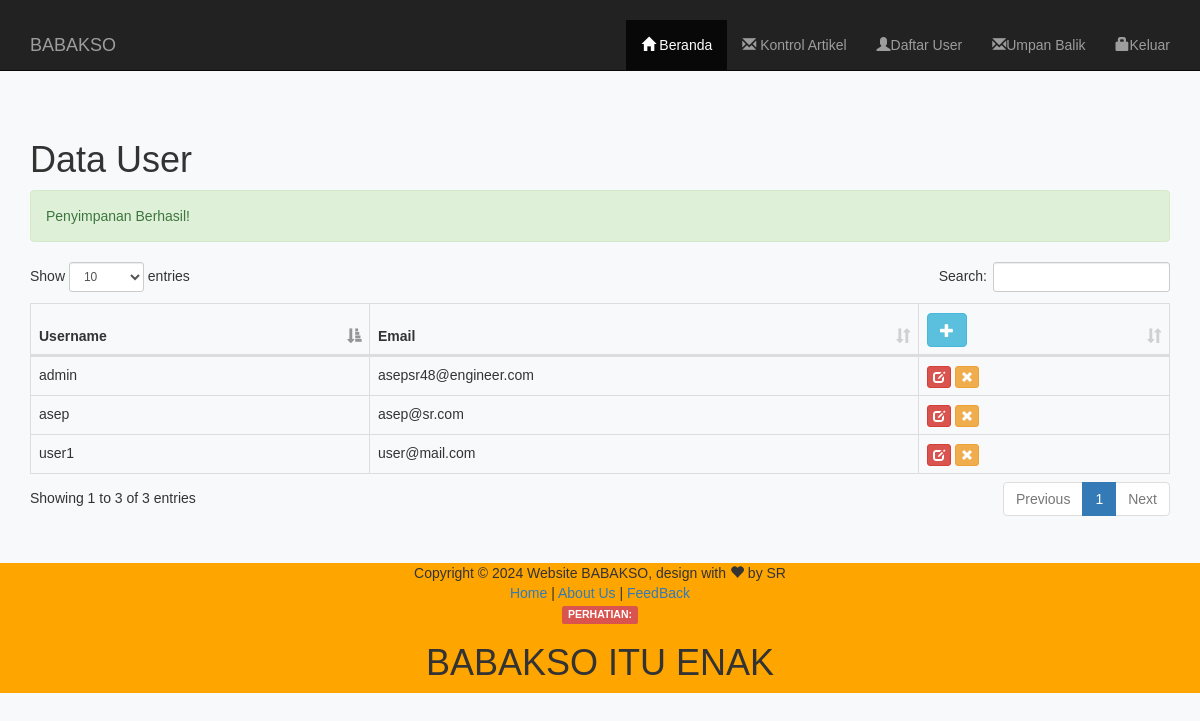
Screenshot of /Admin/tampil-user.php?pesan=inputBerhasil (signed in) with the database file from the repository.
### tables this page shows
CREATE TABLE `user` (
  `user_id` int(11) NOT NULL,
  `username` varchar(255) NOT NULL,
  `mail` varchar(65) NOT NULL,
  `password` varchar(255) NOT NULL,
  `token` varchar(225) NOT NULL,
  `last_login` datetime NOT NULL
);

### Admin/tampil-user.php (the view, shortened to what this page needs)
<?php include "header.php"; ?>
<div class="container">
    <div class="row">
        <div class="col-md-12">
        <h1>Data User</h1>
            <?php
            if(@$_GET['pesan']=="inputBerhasil"){
            ?>
                    <div class="alert alert-success">
                    Penyimpanan Berhasil!
                    </div>
            <?php
            }
            ?>
        <table id="dataTables" class="table table-bordered">
        <thead>
            <tr>
                <th>Username</th><th>Email</th>
                <th>
                    <a href="input-user.php">
                        <button class="btn btn-info glyphicon glyphicon-plus"></button>
                    </a>
                </th>
            </tr>
        </thead>
        <tbody>
        <?php
        include "../koneksi.php";
        $sql=$koneksi->query("select * from user order by user_id ASC");
        while($row= $sql->fetch_assoc()){
        ?>
            <tr>
                <td><?php echo $row['username']?></td>
                <td><?php echo $row['mail']?></td>
                <td>
                <a href="edit-user.php?id=<?php echo $row['user_id']?>">
                    <button class="btn btn-xs btn-danger glyphicon glyphicon-edit"></button>
                </a>
                <a href="hapus-user.php?id=<?php echo $row['user_id']?>" onclick=" return confirm('Anda yakin menghapus data?')">
                    <button class="btn btn-xs btn-warning glyphicon glyphicon-remove"></button>
                </a>
                </td>
            </tr>
        <?php
        }
        ?>
        </tbody>
        </table>
        </div>
    </div>
</div>
<?php include "foter.php";?>

### Admin/header.php (style rules this page uses)
body { padding-top: 60px; }

### rows the page displays
user: username "admin", mail "asepsr48@engineer.com"
user: username "asep", mail "asep@sr.com"
user: username "user1", mail "user@mail.com"

### other values shown
date ('Y') "2024"
